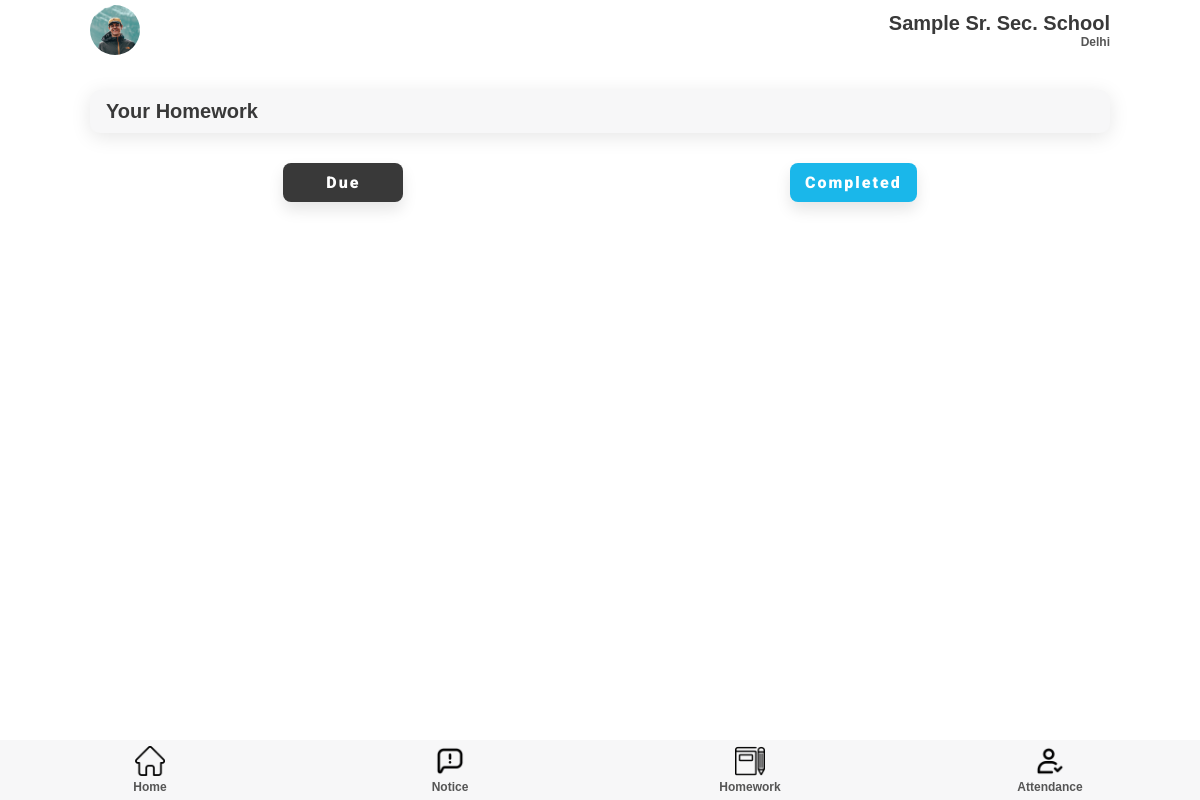
Page /homework/student/ (signed in) on the earlier database version.
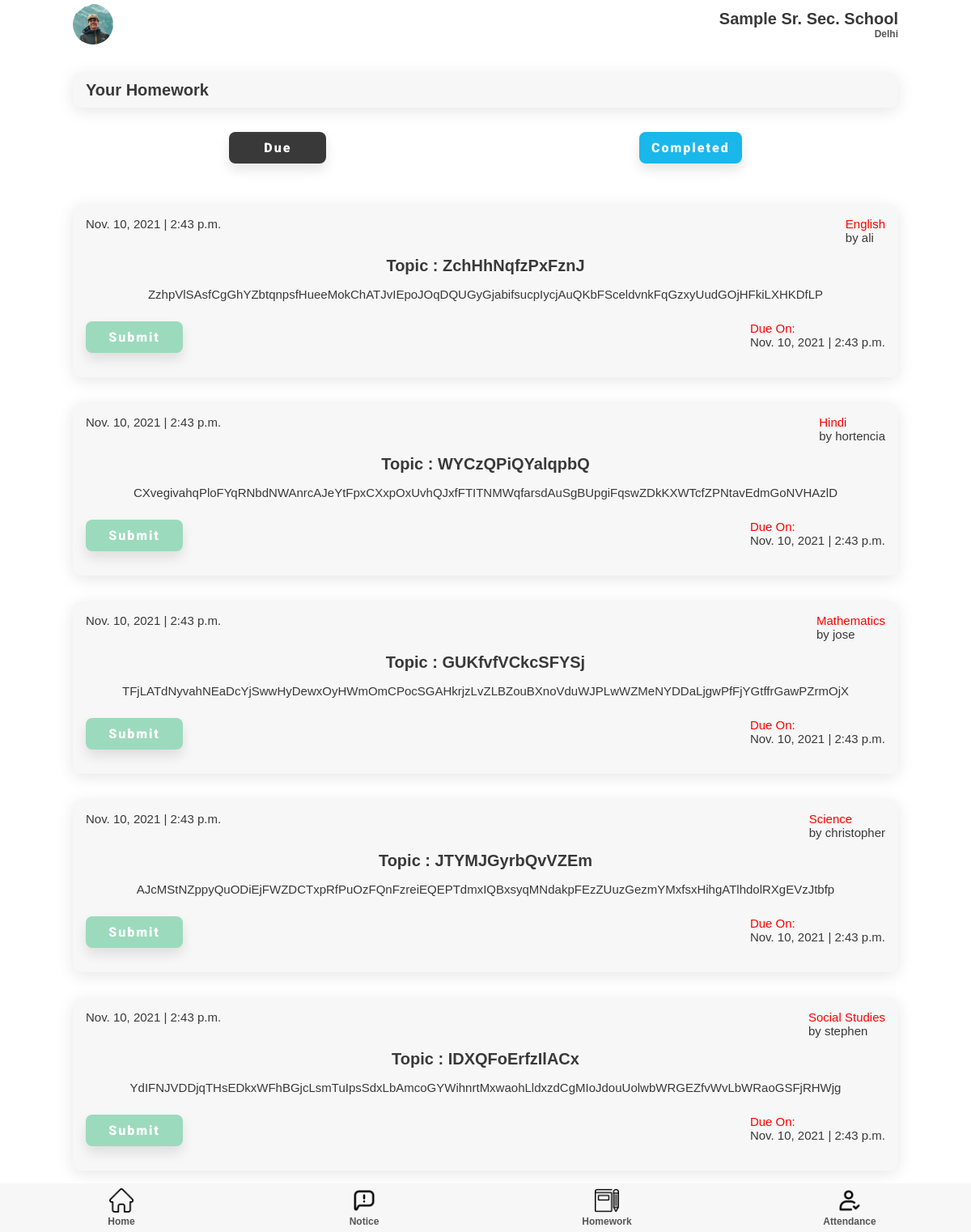
Same page on the later database version.
### homework/models.py (models this page shows)
class Student_Homework(models.Model):
    subject = models.ForeignKey(subject, on_delete=models.CASCADE)
    homework = models.ForeignKey(Homework, on_delete=models.CASCADE)
    Class = models.ForeignKey(classSection, on_delete=models.CASCADE)

class Homework(models.Model):
    topic = models.CharField(max_length=200)
    desc = models.CharField(max_length=2000)
    due_date = models.DateTimeField()
    date = models.DateTimeField(auto_now=True)

### teacher/models.py (models this page shows)
class subject(models.Model):
    subject = models.CharField(max_length=50)
    Class = models.ForeignKey(classSection, on_delete=models.PROTECT)
    teacher = models.ForeignKey(teacher, on_delete=models.PROTECT)

class teacher(models.Model):
    fname = models.CharField(max_length=50)
    mname = models.CharField(max_length=50, blank=True, null=True)
    lname = models.CharField(max_length=50, blank=True, null=True)
    email = models.EmailField()
    phone = models.IntegerField()
    user = models.OneToOneField(User, on_delete=models.CASCADE, primary_key = True)
    school = models.ForeignKey('superadmin.school', on_delete=models.PROTECT)

### homework/views.py (the view)
# urls.py: path('student/', views.homeworkStudent, name='homework'),
def homeworkStudent(request):
    studentobj = student.objects.get(user = request.user)
    Class = studentobj.Class
    homeworks = Student_Homework.objects.filter(Class = Class)
    return render(request, 'homework.html', {'homeworks': homeworks})

### templates/student/homework.html (shortened to what this page needs)
{% extends 'index.html' %}
{% load static %}
{% block extra-head %}
    <link rel="stylesheet" href="{% static 'css/style.css' %}" />
    <link rel="stylesheet" href="{% static 'css/attendance.css' %}" />
    <link rel="stylesheet" href="{% static 'css/notice.css' %}" />
{% endblock extra-head %}
{% block nav %}
    <section id="nav">
        <nav class="top-navbar">
          <div class="profile-picture">
            <img src="{% static '/img/profile.jpg' %}" />
          </div>
          <div class="school-name">
            <h2>Sample Sr. Sec. School</h2>
            <h5 class="faded">Delhi</h5>
          </div>
        </nav>
      </section>
{% endblock nav %}
{% block content %}
    <section id="main">
      <section id="start-att">
        <div class="component-back">
          <div>
            <h2>Your Homework</h2>
          </div>
        </div>
      </section>
      <section id="due-compl">
        <div class="due-compl">
          <button class="btn btn-black">Due</button>
          <button class="btn">Completed</button>
        </div>
      </section>
      <section id="home-menu">
        <div class="home-menu">
        {% for homework in homeworks %}
          <div class="menu-list notice-list">
            <div class="notice-list-info">
              <p>{{ homework.homework.date.date }} | {{ homework.homework.date.time }}</p>
              <p>
                <span>{{ homework.subject.subject }} </span><br />
                <span>by {{ homework.subject.teacher.fname }} </span>
              </p>
            </div>
            <h2>Topic : {{ homework.homework.topic }}</h2>
            <p>
              {{ homework.homework.desc }}
            </p>
            <div class="duedate-submit-btn">
              <button class="btn btn-green">Submit</button>
              <p><span>Due On: </span><br /><span>{{ homework.homework.due_date.date }} | {{ homework.homework.due_date.time }}</span></p>
            </div>
          </div>
          {% endfor %}
        </div>
      </section>
    </section>
{% endblock content %}

### templates/student/index.html (shortened to what this page needs)
{% load static %}
<!DOCTYPE html>
<html lang="en">
  <head>
    <link
      rel="stylesheet"
      href="https://cdnjs.cloudflare.com/ajax/libs/font-awesome/6.0.0-beta2/css/all.min.css"
    />
    <link rel="stylesheet" href="{% static 'css/style.css' %}" />
  </head>
  {% block extra-head %}{% endblock extra-head %}
  <body>
    <section id="main">
      {% block nav %}{% endblock nav %}
      {% block content %}{% endblock content %}
      {% block bottom-nav %}
      <section id="bottom-nav">
        <nav class="bottom-navbar">
          <div class="nav-links">
            <div class="nav-button">
              <a href="{% url 'student:studenthome' %}">
                <img src="{% static '/img/home.png' %}" />
                <h5 class="faded">Home</h5>
              </a>
            </div>
            <div class="nav-button">
              <a href="{% url 'notice:studentNotice' %}">
                <img src="{% static '/img/notice.png' %}" />
                <h5 class="faded">Notice</h5>
              </a>
            </div>
            <div class="nav-button">
              <a href="{% url 'homework:homework' %}">
                <img src="{% static 'img/homework.png' %}" />
                <h5 class="faded">Homework</h5>
              </a>
            </div>
            <div class="nav-button">
              <a href="{% url 'attendance:studentAttendance' %}">
                <img src="{% static '/img/check.png' %}" />
                <h5 class="faded">Attendance</h5>
              </a>
            </div>
          </div>
        </nav>
      </section>
      {% endblock bottom-nav %}
    </section>
  </body>
</html>

### static/css/style.css (style rules this page uses)
:root { --dark-green: #1ab7ea; --light-green: #9cdabd; --dark-red: #fb3f4a; --light-red: #fb878e; --light-red: #2196f3; --light-grey: #f7f7f8; --dark-grey: #e7e7e8; --dark: #393939; --faded: #555555; --center-width: 85%; }
* { box-sizing: border-box; margin: 0; padding: 0; }
body { font-family: "Arial", sans-serif; -webkit-font-smoothing: antialiased; }
a { text-decoration: none; }
* { margin: 0; padding: 0; }
#main { margin: auto; margin-bottom: 60px; width: 100%; background-color: #fff; }
#nav { margin-bottom: 30px; }
.top-navbar { margin: auto; display: flex; justify-content: space-between; align-items: center; align-content: center; height: 60px; width: var(--center-width); }
.profile-picture { height: 50px; width: 50px; }
.profile-picture img { height: 100%; width: 100%; border-radius: 50px; object-fit: cover; }
.school-name { display: flex; flex-direction: column; align-items: flex-end; }
.home-menu, .goto { margin: 35px auto 0; width: var(--center-width); display: flex; flex-direction: column; justify-content: space-between; }
.menu-list, .component-back { background-color: var(--light-grey); border-radius: 10px; display: flex; justify-content: space-between; align-items: center; margin: 1em 0; padding: 10px 16px; transition: all 0.5s ease 0s; box-shadow: 0px 4px 20px rgba(0, 0, 0, 0.1); }
.bottom-navbar { margin: auto; position: fixed; bottom: 0; background-color: var(--light-grey); height: 60px; width: 100%; }
.nav-links { margin: auto; width: var(--center-width); display: flex; justify-content: space-between; width: 100%; }
.nav-button { height: 60px; width: 25%; display: flex; flex-direction: column; justify-content: space-around; align-items: center; transition: all 0.3s ease-in-out 0.1s; }
.nav-button > a { width: 100%; text-align: center; }
.nav-button img { height: 30px; }
.btn { display: inline-block; background: var(--dark-green); color: #fff; padding: 10px 15px; min-width: 120px; font-size: 1rem; text-align: center; border: none; cursor: pointer; outline: none; box-shadow: 0px 8px 15px rgba(0, 0, 0, 0.1); transition: all 0.3s ease 0s; border-radius: 8px; letter-spacing: 2px; font-family: "Roboto", sans-serif; font-weight: 900; }
.btn-black { background-color: var(--dark); color: #fff; }
.btn-black { background-color: var(--dark); }
.btn-green { background-color: var(--light-green); }
p { color: var(--dark); font-size: 15px; font-weight: 300; }
h2 { color: var(--dark); text-transform: capitalize; font-size: 20px; font-weight: 600; }
h5 { color: var(--dark); font-size: 12px; font-weight: 600; }
.faded { color: var(--faded); }

### static/css/attendance.css (style rules this page uses)
#start-att { width: 85%; margin: auto; }

### static/css/notice.css (style rules this page uses)
.notice-list { flex-direction: column; }
.notice-list > * { margin: 5px 0px; }
.notice-list h2 { margin: 10px 0; }
.notice-list-info { width: 100%; display: flex; justify-content: space-between; }
#due-compl { width: var(--center-width); margin: auto; margin-top: 30px; }
.due-compl { display: flex; justify-content: space-around; }
.notice-list-info > p > span:nth-child(1), .duedate-submit-btn > p > span:nth-child(1) { color: red; }
.duedate-submit-btn { display: flex; width: 100%; justify-content: space-between; margin: 20px 0; }

Differences in the rows shown:
added Student_Homework: homework "Nov. 10, 2021", homework.date.time "2:43 p.m.", subject.subject "English", subject.teacher.fname "ali", homework.topic "ZchHhNqfzPxFznJ", homework.desc "ZzhpVlSAsfCgGhYZbtqnpsfHueeMokChATJvIEpoJOqDQUGyGjabifsucpIycjAuQKbFSceldvnkFqGzxyUudGOjHFkiLXHKDfLP", homework.due_date "Nov. 10, 2021", homework.due_date.time "2:43 p.m."
added Student_Homework: homework "Nov. 10, 2021", homework.date.time "2:43 p.m.", subject.subject "Hindi", subject.teacher.fname "hortencia", homework.topic "WYCzQPiQYalqpbQ", homework.desc "CXvegivahqPloFYqRNbdNWAnrcAJeYtFpxCXxpOxUvhQJxfFTITNMWqfarsdAuSgBUpgiFqswZDkKXWTcfZPNtavEdmGoNVHAzlD", homework.due_date "Nov. 10, 2021", homework.due_date.time "2:43 p.m."
added Student_Homework: homework "Nov. 10, 2021", homework.date.time "2:43 p.m.", subject.subject "Mathematics", subject.teacher.fname "jose", homework.topic "GUKfvfVCkcSFYSj", homework.desc "TFjLATdNyvahNEaDcYjSwwHyDewxOyHWmOmCPocSGAHkrjzLvZLBZouBXnoVduWJPLwWZMeNYDDaLjgwPfFjYGtffrGawPZrmOjX", homework.due_date "Nov. 10, 2021", homework.due_date.time "2:43 p.m."
added Student_Homework: homework "Nov. 10, 2021", homework.date.time "2:43 p.m.", subject.subject "Science", subject.teacher.fname "christopher", homework.topic "JTYMJGyrbQvVZEm", homework.desc "AJcMStNZppyQuODiEjFWZDCTxpRfPuOzFQnFzreiEQEPTdmxIQBxsyqMNdakpFEzZUuzGezmYMxfsxHihgATlhdolRXgEVzJtbfp", homework.due_date "Nov. 10, 2021", homework.due_date.time "2:43 p.m."
added Student_Homework: homework "Nov. 10, 2021", homework.date.time "2:43 p.m.", subject.subject "Social Studies", subject.teacher.fname "stephen", homework.topic "IDXQFoErfzIlACx", homework.desc "YdIFNJVDDjqTHsEDkxWFhBGjcLsmTuIpsSdxLbAmcoGYWihnrtMxwaohLldxzdCgMIoJdouUolwbWRGEZfvWvLbWRaoGSFjRHWjg", homework.due_date "Nov. 10, 2021", homework.due_date.time "2:43 p.m."
